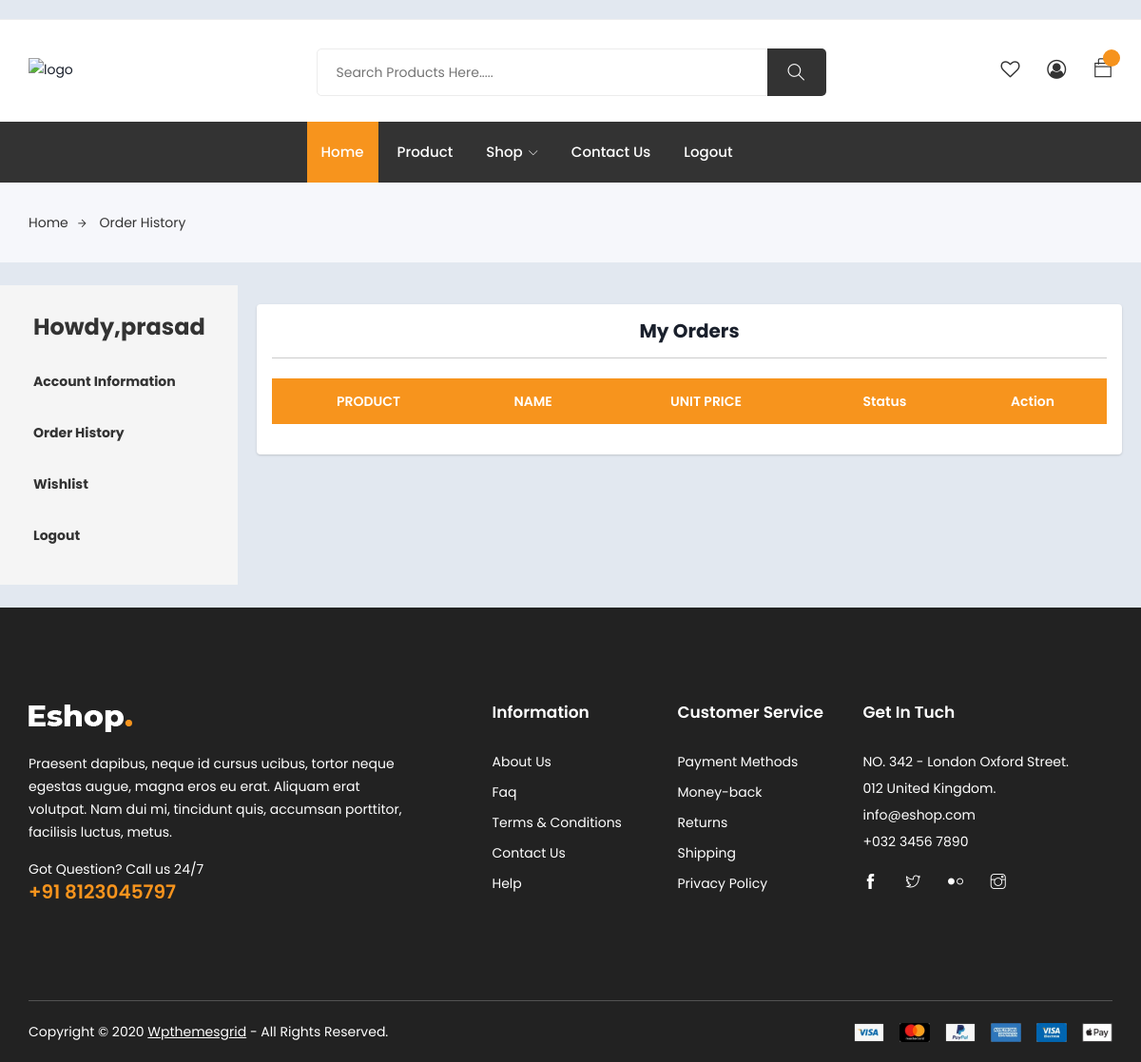
The app's page /orderlist/ (signed in), older data.
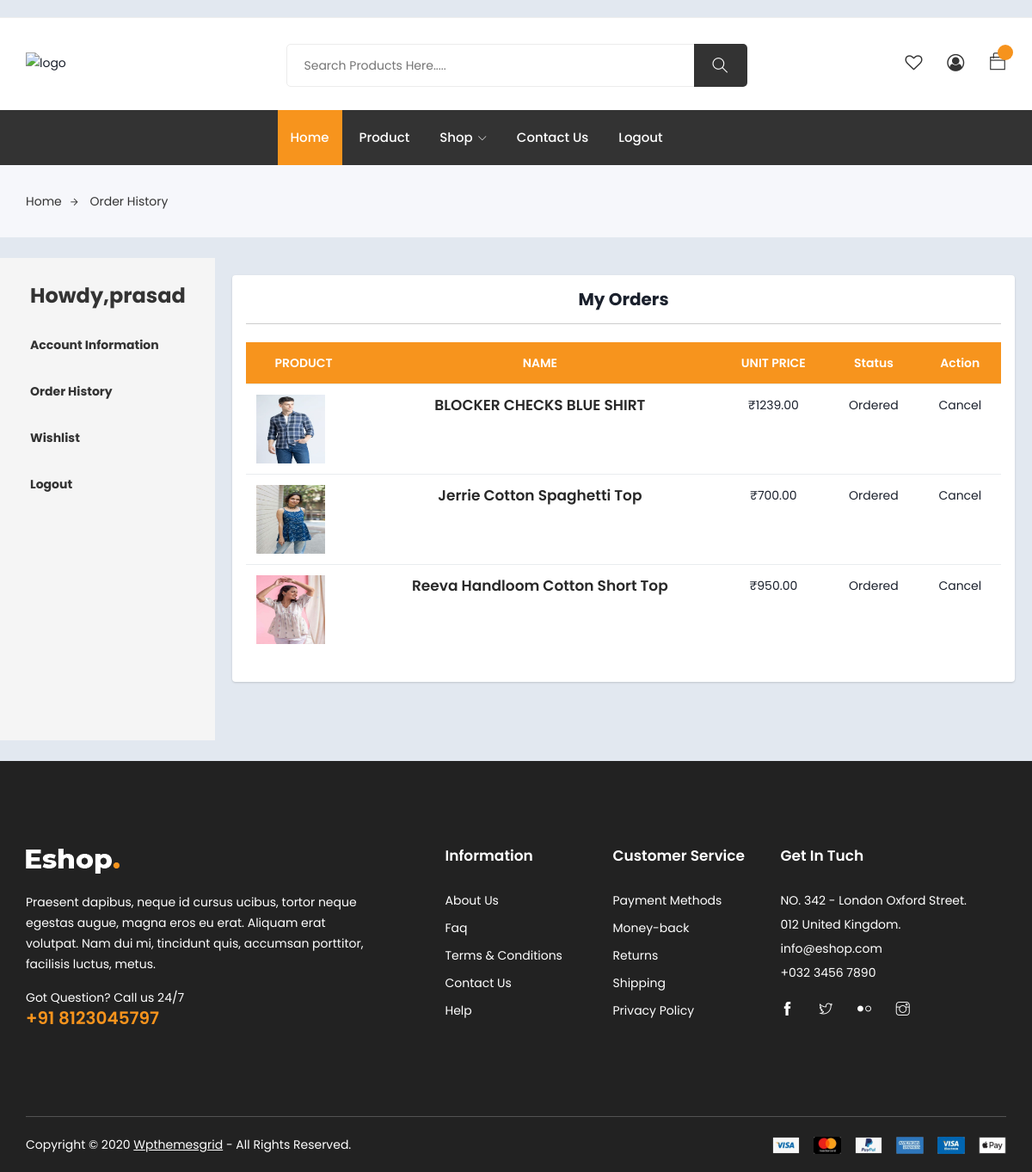
The same page, newer data.
### authentications/models.py (models this page shows, shortened)
class CustomUser(AbstractUser):
    username=None
    name = models.CharField(max_length=100)
    email = models.EmailField(unique=True)
    address = models.TextField(null=True, blank=True)
    mobile = models.IntegerField( null=True, blank=True,unique=True)
    USERNAME_FIELD = 'email'
    REQUIRED_FIELDS = ['name']
    objects = CustomUserManager()

### ecommerceApp/models.py (models this page shows, shortened)
class CartItems(BaseModel):
    cart = models.ForeignKey(Cart, on_delete=models.CASCADE, related_name='cart_items')
    user = models.ForeignKey(CustomUser,  on_delete=models.CASCADE)
    product = models.ForeignKey(Product, on_delete=models.SET_NULL, null=True, blank=True)
    color_variant = models.ForeignKey(ColorVariant, on_delete=models.SET_NULL, null=True, blank=True)
    size_variant = models.ForeignKey(SizeVariant, on_delete=models.SET_NULL, null=True, blank=True)
    quantity = models.PositiveIntegerField(default=1)
    '''def get_total_price(self):
        price = self.product.price
        if self.color_variant:
            price += self.color_variant.price
        if self.size_variant:
            price += self.size_variant.price
        return price * self.quantity'''
    def get_total_price(self):
        total_price = self.product.price
        if self.color_variant:
            total_price += self.product.get_product_price_by_color(self.color_variant)
        if self.size_variant:
            total_price += self.product.get_product_price_by_size(self.size_variant)
        return total_price * self.quantity

class Product(BaseModel):
    product_name = models.CharField(max_length=100)
    slug = models.SlugField(max_length=100, unique=True, null=True, blank=True)
    category = models.ForeignKey(Category, on_delete=models.CASCADE, related_name='products')
    price = models.DecimalField(max_digits=10, decimal_places=2)
    product_description = models.TextField()
    material = models.CharField(max_length=100, null=True, blank=True)
    brand = models.CharField(max_length=100, null=True, blank=True)
    color_variant = models.ManyToManyField(ColorVariant, null=True, blank=True)
    size_variant = models.ManyToManyField(SizeVariant, null=True, blank=True)

class ProductImage(BaseModel):
    product = models.ForeignKey(Product, on_delete=models.CASCADE, related_name='product_images')
    image = models.ImageField(upload_to='product')

class Cart(BaseModel):
    user = models.ForeignKey(CustomUser, on_delete=models.CASCADE, related_name='carts')
    coupon = models.ForeignKey(Coupon, on_delete=models.SET_NULL, null=True, blank=True)
    is_paid = models.BooleanField(default=False)
    payment_methods = models.CharField(max_length=50, null=True, blank=True)
    order_id = models.CharField(max_length=100, null=True, blank=True)
    transaction_date = models.DateTimeField(auto_now_add=True)
    total_price = models.DecimalField(max_digits=10, decimal_places=2, null=True, blank=True)
    STATUS_CHOICES = [
        ('Ordered', 'Ordered'),
        ('Shipped', 'Shipped'),
        ('On the way', 'On the way'),
        ('Delivered', 'Delivered'),
        ('Cancelled','Cancelled'),
        ('Return', 'Return'),
    ]
    status = models.CharField(max_length=20, choices=STATUS_CHOICES)
    delivery_date = models.DateTimeField(null=True, blank=True)
    notes = models.TextField(null=True, blank=True)

### ecommerceApp/views.py (the view)
# urls.py: path('orderlist/',order_list, name='orderlist'),
@login_required(login_url='/auth/login/')
def order_list(request):
    orders = Cart.objects.filter(user=request.user, is_paid=True).prefetch_related('cart_items').all()
    context = {
        'orderlists': orders
    }
    return render(request, 'orderlist.html', context)

### templates/orderlist.html (shortened to what this page needs)
{% extends "base.html" %}
{% load static %}
{% block body %}
<!DOCTYPE html>
<html lang="en">
  <head>
    <link rel="stylesheet" href="style.css" />
  </head>
  <body>
<div class="breadcrumbs">
  <div class="container">
    <div class="row">
      <div class="col-12">
        <div class="bread-inner">
          <ul class="bread-list">
            <li>
              <a href="{% url 'index' %}">Home<i class="ti-arrow-right"></i></a>
            </li>
            <li class="active"><a href="{% url 'orderlist' %}">order history</a></li>
          </ul>
        </div>
      </div>
    </div>
  </div>
</div>
    <br />
    <div class="profile-page">
      <div class="profile-sidebar">
        <nav class="profile-nav">
          <ul>
            <li><a href=""><h4>Howdy,{{ request.user.name }}</h4></a></li>
            <li><a href="{% url 'profile' %}">Account Information</a></li>
            <li><a href="{% url 'orderlist' %}">Order History</a></li>
            <li><a href="{% url 'wishlist_view' %}">Wishlist</a></li>
            <li><a href="{% url 'logout' %}">Logout</a></li>
          </ul>
        </nav>
      </div>
      <div class="profile-content">
        <div class="col-md-60">
          <div class="card mb-5">
            <div class="card-body">
    <center><h2>My Orders</h2></center>
    <hr>
          <table class="table shopping-summery">
            <thead>
              <tr class="main-hading">
                <th>PRODUCT</th>
                <th>NAME</th>
                <th class="text-center">UNIT PRICE</th>
                <th class="text-center">Status</th>
                <th class="text-center">Action</th>
              </tr>
            </thead>
            <tbody>
              {% for orderlist in orderlists %}
              {% for cart_item in orderlist.cart_items.all %}
              <tr>
                <td class="image" data-title="No">
                  <img
                    src="{{ cart_item.product.product_images.last.image.url }}"
                    alt="#"
                  />
                </td>
                <td class="product-name" data-title="Name">
                  <p class="product-name">
                    <center>
                      <a href="{% url 'get_product' cart_item.product.slug  %}">{{ cart_item.product.product_name }}</a>
                    </center>
                  </p>
                </td>
                <td class="price" data-title="Price">
                  <span>₹{{ orderlist.total_price }}</span>
                </td>
                <td class="action" data-title="Status">
                  {% if orderlist.status == 'Return' %}
                  <a href="{% url 'order_return_tracker' cart_item.cart.uid  %}"
                    >
                    </i
                  >{{ orderlist.status }}</a>
                  {% else %}
                  <a href="{% url 'order_details' cart_item.cart.uid  %}"
                    >
                  >{{ orderlist.status }}</a>
                </td>
                {% endif %}
              <td class="action" data-title="Status">
                {% if orderlist.status == 'Delivered' %}
                <a href="{% url 'order_return' cart_item.cart.uid %}"
                  >
                  </i
                >Return</a>
                {% elif orderlist.status == 'Cancelled' %}
                <a href="{% url 'order_cancel'  cart_item.cart.uid %}"
                  >
                  </i
                >Cancel</a>
                {% elif orderlist.status == 'Return' %}
                <a href="{% url 'order_return'  cart_item.cart.uid %}"
                  >
                  </i
                >Return</a>
                {% else %}
                <a href="{% url 'order_cancel'  cart_item.cart.uid %}"
                  >
                >Cancel</a>
                {% endif %}
              </td>
              </tr>
              {% endfor %}
              {% endfor %}
            </tbody>
          </table>
              </div>
            </div>
          </div>
        </div>
      </div>
  </body>
</html>
<br />
{% endblock body %}

### templates/base.html (shortened to what this page needs)
{% load static %}
<!DOCTYPE html>
<html lang="zxx">
  <head>
    <link
      rel="stylesheet"
      href="https://cdnjs.cloudflare.com/ajax/libs/font-awesome/5.15.4/css/all.min.css"
    />
    <link rel="stylesheet" href="{% static 'eshop/css/bootstrap.css' %}" />
    <link
      rel="stylesheet"
      href="{% static 'eshop/css/magnific-popup.min.css' %}"
    />
    <link rel="stylesheet" href="{% static 'eshop/css/font-awesome.css' %}" />
    <link
      rel="stylesheet"
      href="{% static 'eshop/css/jquery.fancybox.min.css' %}"
    />
    <link rel="stylesheet" href="{% static 'eshop/css/themify-icons.css' %}" />
    <link rel="stylesheet" href="{% static 'eshop/css/niceselect.css' %}" />
    <link rel="stylesheet" href="{% static 'eshop/css/animate.css' %}" />
    <link
      rel="stylesheet"
      href="{% static 'eshop/css/flex-slider.min.css' %}"
    />
    <link rel="stylesheet" href="{% static 'eshop/css/owl-carousel.css' %}" />
    <link rel="stylesheet" href="{% static 'eshop/css/slicknav.min.css' %}" />
    <link rel="stylesheet" href="{% static 'eshop/css/reset.css' %}" />
    <link rel="stylesheet" href="{% static 'eshop/style.css' %}" />
    <link rel="stylesheet" href="{% static 'eshop/css/responsive.css' %}" />
  </head>
  <body class="js">
    <header class="header shop">
      <div class="middle-inner">
        <div class="container">
          <div class="row">
            <div class="col-lg-2 col-md-2 col-12">
              <div class="logo">
                <a href="{% url 'index' %}"
                  ><img src="{% static 'eshop/images/logo.png '%}" alt="logo"
                /></a>
              </div>
            </div>
            <div class="col-lg-8 col-md-7 col-12">
              <div class="search-bar-top">
                <div class="search-bar">
                  <form action="{% url 'search_results' %}" method="get">
                    <input
                        name="search"
                        placeholder="Search Products Here....."
                        type="search"
                    />
                    <button type="submit" class="btnn"><i class="ti-search"></i></button>
                </form>
                </div>
              </div>
            </div>
            <div class="col-lg-2 col-md-3 col-12">
              <div class="right-bar">
                <div class="sinlge-bar">
                  <a href="http://127.0.0.1:8000/wishlist_view/" class="single-icon">
                    <i class="fa fa-heart-o" aria-hidden="true"></i>
                  </a>
                </div>
                <div class="sinlge-bar">
                  <a href="{% url 'profile' %}" class="single-icon"
                    ><i class="fa fa-user-circle-o" aria-hidden="true"></i
                  ></a>
                </div>
                <div class="sinlge-bar shopping">
                  <a href="{% url 'cart' %}" class="single-icon">
                    <i class="ti-bag"></i>
                    <span class="total-count">{{ cart_items_count }}</span>
                  </a>
                </div>
              </div>
            </div>
          </div>
        </div>
      </div>
      <div class="header-inner">
        <div class="container">
          <div class="cat-nav-head">
            <div class="row">
              <div class="col-lg-3"></div>
              <div class="col-lg-9 col-12">
                <div class="menu-area">
                  <nav class="navbar navbar-expand-lg">
                    <div class="navbar-collapse">
                      <div class="nav-inner">
                        <ul class="nav main-menu menu navbar-nav">
                          <li class="active">
                            <a href="{% url 'index' %}">Home</a>
                          </li>
                          <li><a href="{% url 'index' %}">Product</a></li>
                          <li>
                            <a href="#">Shop<i class="ti-angle-down"></i></a>
                          </li>
                          <li><a href="{% url 'contactus' %}">Contact Us</a></li>
                          {% if request.user.is_authenticated %}
                          <li><a href="{% url 'logout' %}">Logout</a></li>
                          {% endif %}
                        </ul>
                      </div>
                    </div>
                  </nav>
                </div>
              </div>
            </div>
          </div>
        </div>
      </div>
    </header>
    {% block body %}{% endblock body %}
    <footer class="footer">
      <div class="footer-top section">
        <div class="container">
          <div class="row">
            <div class="col-lg-5 col-md-6 col-12">
              <div class="single-footer about">
                <div class="logo">
                  <a href="{% static 'eshop/index.html' %}"
                    ><img src="{% static 'eshop/images/logo2.png' %}" alt="#"
                  /></a>
                </div>
                <p class="text">
                  Praesent dapibus, neque id cursus ucibus, tortor neque egestas
                  augue, magna eros eu erat. Aliquam erat volutpat. Nam dui mi,
                  tincidunt quis, accumsan porttitor, facilisis luctus, metus.
                </p>
                <p class="call">
                  Got Question? Call us 24/7<span
                    ><a href="tel:123456789">+91 8123045797</a></span
                  >
                </p>
              </div>
            </div>
            <div class="col-lg-2 col-md-6 col-12">
              <div class="single-footer links">
                <h4>Information</h4>
                <ul>
                  <li><a href="#">About Us</a></li>
                  <li><a href="#">Faq</a></li>
                  <li><a href="#">Terms & Conditions</a></li>
                  <li><a href="#">Contact Us</a></li>
                  <li><a href="#">Help</a></li>
                </ul>
              </div>
            </div>
            <div class="col-lg-2 col-md-6 col-12">
              <div class="single-footer links">
                <h4>Customer Service</h4>
                <ul>
                  <li><a href="#">Payment Methods</a></li>
                  <li><a href="#">Money-back</a></li>
                  <li><a href="#">Returns</a></li>
                  <li><a href="#">Shipping</a></li>
                  <li><a href="#">Privacy Policy</a></li>
                </ul>
              </div>
            </div>
            <div class="col-lg-3 col-md-6 col-12">
              <div class="single-footer social">
                <h4>Get In Tuch</h4>
                <div class="contact">
                  <ul>
                    <li>NO. 342 - London Oxford Street.</li>
                    <li>012 United Kingdom.</li>
                    <li>info@eshop.com</li>
                    <li>+032 3456 7890</li>
                  </ul>
                </div>
                <ul>
                  <li>
                    <a href="#"><i class="ti-facebook"></i></a>
                  </li>
                  <li>
                    <a href="#"><i class="ti-twitter"></i></a>
                  </li>
                  <li>
                    <a href="#"><i class="ti-flickr"></i></a>
                  </li>
                  <li>
                    <a href="#"><i class="ti-instagram"></i></a>
                  </li>
                </ul>
              </div>
            </div>
          </div>
        </div>
      </div>
      <div class="copyright">
        <div class="container">
          <div class="inner">
            <div class="row">
              <div class="col-lg-6 col-12">
                <div class="left">
                  <p>
                    Copyright © 2020
                    <a href="http://www.wpthemesgrid.com" target="_blank"
                      >Wpthemesgrid</a
                    >
                    - All Rights Reserved.
                  </p>
                </div>
              </div>
              <div class="col-lg-6 col-12">
                <div class="right">
                  <img src="{% static 'eshop/images/payments.png' %}" alt="#" />
                </div>
              </div>
            </div>
          </div>
        </div>
      </div>
    </footer>
  </body>
</html>

Row changes from the older to the newer data that the page shows:
added Cart: total_price "1239.00", status "Ordered"
added CartItems: product.product_images.last.image (picture), product.product_name "BLOCKER CHECKS BLUE SHIRT"
added Cart: total_price "700.00", status "Ordered"
added CartItems: product.product_images.last.image (picture), product.product_name "Jerrie Cotton Spaghetti Top"
added Cart: total_price "950.00", status "Ordered"
added CartItems: product.product_images.last.image (picture), product.product_name "Reeva Handloom Cotton Short Top"
